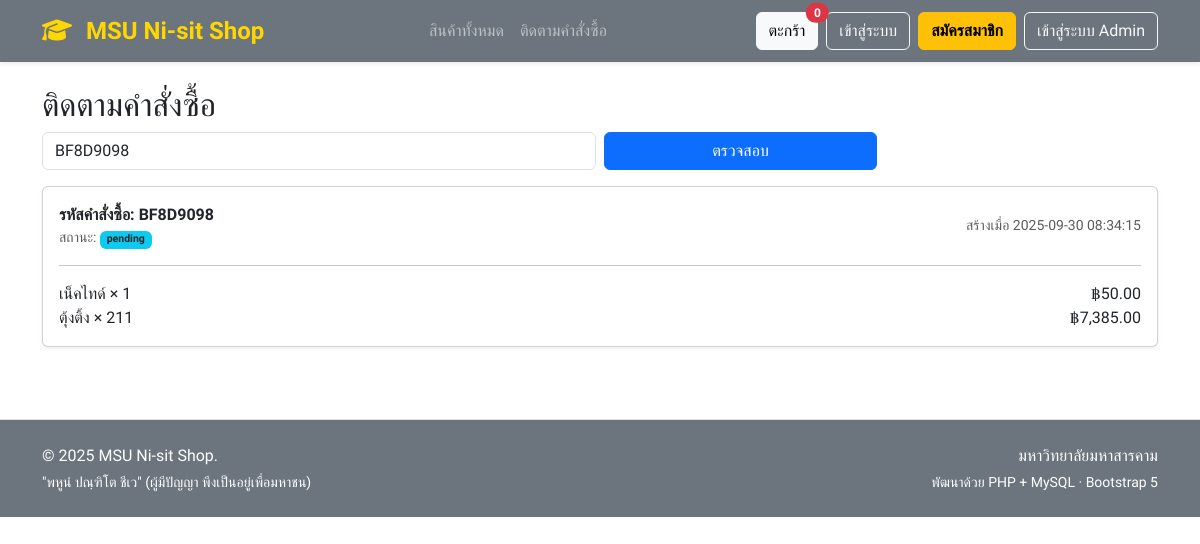
/track.php?code=BF8D9098, run on the app's committed database.
### tables this page shows
CREATE TABLE `orders` (
  `id` int(11) NOT NULL,
  `order_code` varchar(12) NOT NULL,
  `user_name` varchar(150) NOT NULL,
  `user_phone` varchar(50) NOT NULL,
  `user_email` varchar(150) DEFAULT NULL,
  `pickup_option` enum('pickup','delivery') NOT NULL DEFAULT 'pickup',
  `pickup_date` date DEFAULT NULL,
  `status` enum('pending','confirmed','preparing','ready_for_pickup','picked_up','cancelled') NOT NULL DEFAULT 'pending',
  `created_at` timestamp NOT NULL DEFAULT current_timestamp(),
  `total_amount` decimal(10,2) NOT NULL DEFAULT 0.00,
  `user_id` int(11) DEFAULT NULL
);

CREATE TABLE `order_items` (
  `id` int(11) NOT NULL,
  `order_id` int(11) NOT NULL,
  `product_id` int(11) NOT NULL,
  `qty` int(11) NOT NULL,
  `unit_price` decimal(10,2) NOT NULL
);

CREATE TABLE `products` (
  `id` int(11) NOT NULL,
  `sku` varchar(50) DEFAULT NULL,
  `name` varchar(150) NOT NULL,
  `description` text DEFAULT NULL,
  `price` decimal(10,2) NOT NULL DEFAULT 0.00,
  `stock` int(11) NOT NULL DEFAULT 0,
  `expected_restock_date` date DEFAULT NULL,
  `image` varchar(255) DEFAULT NULL,
  `is_active` tinyint(1) NOT NULL DEFAULT 1,
  `created_at` timestamp NOT NULL DEFAULT current_timestamp(),
  `updated_at` timestamp NOT NULL DEFAULT current_timestamp() ON UPDATE current_timestamp()
);

### functions.php (called while the page is built, shortened)
<?php
function money($n) { return number_format((float)$n, 2); }

### track.php (the view, shortened to what this page needs)
<?php require_once __DIR__ . '/db.php'; require_once __DIR__ . '/partials/header.php';
$code = trim($_GET['code'] ?? '');
$order = null; $items = [];
if ($code !== '') {
$st = $pdo->prepare('SELECT * FROM orders WHERE order_code = ?');
$st->execute([$code]);
$order = $st->fetch();
if ($order) {
$it = $pdo->prepare('SELECT oi.*, p.name FROM order_items oi JOIN products p ON p.id=oi.product_id WHERE order_id = ?');
$it->execute([$order['id']]);
$items = $it->fetchAll();
}
}
?>
<h2>ติดตามคำสั่งซื้อ</h2>
<form class="row g-2 mb-3" method="get">
<div class="col-md-6">
<input class="form-control" type="text" name="code" placeholder="เช่น ABCD1234" value="<?= htmlspecialchars($code) ?>">
</div>
<div class="col-md-3">
<button class="btn btn-primary w-100">ตรวจสอบ</button>
</div>
</form>
<?php if ($order): ?>
<div class="card card-body shadow-sm">
<div class="d-flex justify-content-between align-items-center">
<div>
<div class="fw-bold">รหัสคำสั่งซื้อ: <?= htmlspecialchars($order['order_code']) ?></div>
<div class="text-muted small">สถานะ: <span class="badge bg-info text-dark"><?= htmlspecialchars($order['status']) ?></span></div>
</div>
<div class="text-end small text-muted">สร้างเมื่อ <?= htmlspecialchars($order['created_at']) ?></div>
</div>
<hr>
<?php foreach ($items as $it): ?>
<div class="d-flex justify-content-between">
<span><?= htmlspecialchars($it['name']) ?> × <?= (int)$it['qty'] ?></span>
<span>฿<?= money($it['unit_price']*$it['qty']) ?></span>
</div>
<?php endforeach; ?>
</div>
<?php endif; ?>
<?php require_once __DIR__ . '/partials/footer.php'; ?>

### data on the page
orders: order_code "BF8D9098", status "pending", created_at "2025-09-30 08:34:15"
order_items: product.name "เน็คไทด์", qty "1", money($it['unit_price']*$it['qty']) "50.00"
order_items: product.name "ตุ้งติ้ง", qty "211", money($it['unit_price']*$it['qty']) "7,385.00"

### other printed values
cart_count() "0"
